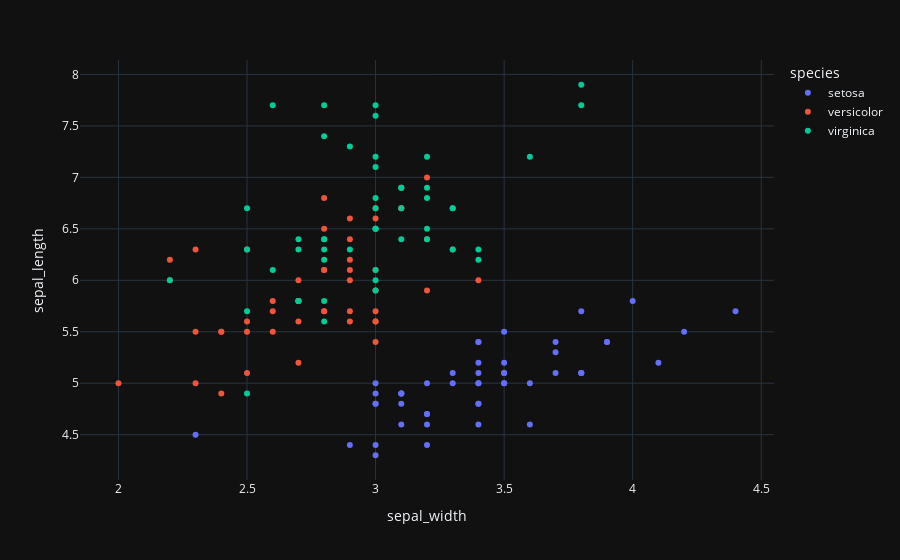

Notebook code cell kept with this figure:
### Markdown cell above
We are also going to be learning plotly!
Learning: https://plotly.com/

### Code cell
import plotly.express as px  # For high-level interface
import plotly.graph_objects as go  # For advanced customizations
# scatter plot
# Sample data
df = px.data.iris()  # Built-in dataset
fig = px.scatter(df, x="sepal_width", y="sepal_length", color="species")
fig.show()

### Figure 1 — Plotly figure (JSON) as saved in the notebook; plotly's stock layout.template omitted (floating-point values rounded to 4 significant figures)
{"data": [{"hovertemplate": "species=setosa<br>sepal_width=%{x}<br>sepal_length=%{y}<extra></extra>", "legendgroup": "setosa", "marker": {"color": "#636efa", "symbol": "circle"}, "mode": "markers", "name": "setosa", "orientation": "v", "showlegend": true, "x": [3.5, 3.0, 3.2, 3.1, 3.6, 3.9, 3.4, 3.4, 2.9, 3.1, 3.7, 3.4, 3.0, 3.0, 4.0, 4.4, 3.9, 3.5, 3.8, 3.8, 3.4, 3.7, 3.6, 3.3, 3.4, 3.0, 3.4, 3.5, 3.4, 3.2, 3.1, 3.4, 4.1, 4.2, 3.1, 3.2, 3.5, 3.1, 3.0, 3.4, 3.5, 2.3, 3.2, 3.5, 3.8, 3.0, 3.8, 3.2, 3.7, 3.3], "xaxis": "x", "y": [5.1, 4.9, 4.7, 4.6, 5.0, 5.4, 4.6, 5.0, 4.4, 4.9, 5.4, 4.8, 4.8, 4.3, 5.8, 5.7, 5.4, 5.1, 5.7, 5.1, 5.4, 5.1, 4.6, 5.1, 4.8, 5.0, 5.0, 5.2, 5.2, 4.7, 4.8, 5.4, 5.2, 5.5, 4.9, 5.0, 5.5, 4.9, 4.4, 5.1, 5.0, 4.5, 4.4, 5.0, 5.1, 4.8, 5.1, 4.6, 5.3, 5.0], "yaxis": "y", "type": "scatter"}, {"hovertemplate": "species=versicolor<br>sepal_width=%{x}<br>sepal_length=%{y}<extra></extra>", "legendgroup": "versicolor", "marker": {"color": "#EF553B", "symbol": "circle"}, "mode": "markers", "name": "versicolor", "orientation": "v", "showlegend": true, "x": [3.2, 3.2, 3.1, 2.3, 2.8, 2.8, 3.3, 2.4, 2.9, 2.7, 2.0, 3.0, 2.2, 2.9, 2.9, 3.1, 3.0, 2.7, 2.2, 2.5, 3.2, 2.8, 2.5, 2.8, 2.9, 3.0, 2.8, 3.0, 2.9, 2.6, 2.4, 2.4, 2.7, 2.7, 3.0, 3.4, 3.1, 2.3, 3.0, 2.5, 2.6, 3.0, 2.6, 2.3, 2.7, 3.0, 2.9, 2.9, 2.5, 2.8], "xaxis": "x", "y": [7.0, 6.4, 6.9, 5.5, 6.5, 5.7, 6.3, 4.9, 6.6, 5.2, 5.0, 5.9, 6.0, 6.1, 5.6, 6.7, 5.6, 5.8, 6.2, 5.6, 5.9, 6.1, 6.3, 6.1, 6.4, 6.6, 6.8, 6.7, 6.0, 5.7, 5.5, 5.5, 5.8, 6.0, 5.4, 6.0, 6.7, 6.3, 5.6, 5.5, 5.5, 6.1, 5.8, 5.0, 5.6, 5.7, 5.7, 6.2, 5.1, 5.7], "yaxis": "y", "type": "scatter"}, {"hovertemplate": "species=virginica<br>sepal_width=%{x}<br>sepal_length=%{y}<extra></extra>", "legendgroup": "virginica", "marker": {"color": "#00cc96", "symbol": "circle"}, "mode": "markers", "name": "virginica", "orientation": "v", "showlegend": true, "x": [3.3, 2.7, 3.0, 2.9, 3.0, 3.0, 2.5, 2.9, 2.5, 3.6, 3.2, 2.7, 3.0, 2.5, 2.8, 3.2, 3.0, 3.8, 2.6, 2.2, 3.2, 2.8, 2.8, 2.7, 3.3, 3.2, 2.8, 3.0, 2.8, 3.0, 2.8, 3.8, 2.8, 2.8, 2.6, 3.0, 3.4, 3.1, 3.0, 3.1, 3.1, 3.1, 2.7, 3.2, 3.3, 3.0, 2.5, 3.0, 3.4, 3.0], "xaxis": "x", "y": [6.3, 5.8, 7.1, 6.3, 6.5, 7.6, 4.9, 7.3, 6.7, 7.2, 6.5, 6.4, 6.8, 5.7, 5.8, 6.4, 6.5, 7.7, 7.7, 6.0, 6.9, 5.6, 7.7, 6.3, 6.7, 7.2, 6.2, 6.1, 6.4, 7.2, 7.4, 7.9, 6.4, 6.3, 6.1, 7.7, 6.3, 6.4, 6.0, 6.9, 6.7, 6.9, 5.8, 6.8, 6.7, 6.7, 6.3, 6.5, 6.2, 5.9], "yaxis": "y", "type": "scatter"}], "layout": {"xaxis": {"anchor": "y", "domain": [0.0, 1.0], "title": {"text": "sepal_width"}}, "yaxis": {"anchor": "x", "domain": [0.0, 1.0], "title": {"text": "sepal_length"}}, "legend": {"title": {"text": "species"}, "tracegroupgap": 0}, "margin": {"t": 60}}}
